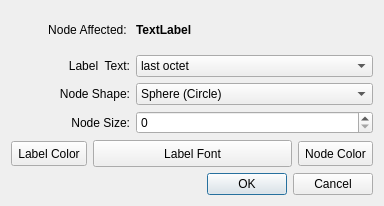
<?xml version="1.0" encoding="UTF-8"?>
<ui version="4.0">
 <class>nodeConfigurationDialog</class>
 <widget class="QDialog" name="nodeConfigurationDialog">
  <property name="geometry">
   <rect>
    <x>0</x>
    <y>0</y>
    <width>384</width>
    <height>206</height>
   </rect>
  </property>
  <property name="windowTitle">
   <string>Node Configuration</string>
  </property>
  <property name="windowIcon">
   <iconset resource="watcherResources.qrc">
    <normaloff>:/icons/resources/watcher.png</normaloff>:/icons/resources/watcher.png</iconset>
  </property>
  <layout class="QVBoxLayout" name="verticalLayout">
   <item>
    <layout class="QGridLayout" name="gridLayout">
     <item row="0" column="0">
      <widget class="QLabel" name="label_2">
       <property name="text">
        <string>Node Affected: </string>
       </property>
       <property name="alignment">
        <set>Qt::AlignRight|Qt::AlignTrailing|Qt::AlignVCenter</set>
       </property>
      </widget>
     </item>
     <item row="0" column="1" colspan="2">
      <widget class="QLabel" name="labelWhichNode">
       <property name="font">
        <font>
         <weight>75</weight>
         <bold>true</bold>
        </font>
       </property>
       <property name="text">
        <string>TextLabel</string>
       </property>
      </widget>
     </item>
     <item row="1" column="0">
      <widget class="QLabel" name="label">
       <property name="text">
        <string>Label  Text:</string>
       </property>
       <property name="alignment">
        <set>Qt::AlignRight|Qt::AlignTrailing|Qt::AlignVCenter</set>
       </property>
      </widget>
     </item>
     <item row="1" column="1" colspan="2">
      <widget class="QComboBox" name="labelComboBox">
       <item>
        <property name="text">
         <string>last octet</string>
        </property>
       </item>
       <item>
        <property name="text">
         <string>two octets</string>
        </property>
       </item>
       <item>
        <property name="text">
         <string>three octets</string>
        </property>
       </item>
       <item>
        <property name="text">
         <string>four octets</string>
        </property>
       </item>
       <item>
        <property name="text">
         <string>hostname</string>
        </property>
       </item>
       <item>
        <property name="text">
         <string>free form</string>
        </property>
       </item>
       <item>
        <property name="text">
         <string>none</string>
        </property>
       </item>
      </widget>
     </item>
     <item row="2" column="0">
      <widget class="QLabel" name="nodeShapeLabel">
       <property name="text">
        <string>Node Shape:</string>
       </property>
       <property name="alignment">
        <set>Qt::AlignRight|Qt::AlignTrailing|Qt::AlignVCenter</set>
       </property>
      </widget>
     </item>
     <item row="2" column="1" colspan="2">
      <widget class="QComboBox" name="nodeShapeComboBox">
       <item>
        <property name="text">
         <string>Sphere (Circle)</string>
        </property>
       </item>
       <item>
        <property name="text">
         <string>Cube (Square)</string>
        </property>
       </item>
       <item>
        <property name="text">
         <string>Torus (Circle)</string>
        </property>
       </item>
       <item>
        <property name="text">
         <string>Teapot (Square)</string>
        </property>
       </item>
       <item>
        <property name="text">
         <string>Pyramid (Triangle)</string>
        </property>
       </item>
      </widget>
     </item>
     <item row="3" column="0">
      <widget class="QLabel" name="nodeShapeLabel_2">
       <property name="text">
        <string>Node Size:</string>
       </property>
       <property name="alignment">
        <set>Qt::AlignRight|Qt::AlignTrailing|Qt::AlignVCenter</set>
       </property>
      </widget>
     </item>
     <item row="3" column="1" colspan="2">
      <widget class="QSpinBox" name="nodeSizeSpinBox"/>
     </item>
    </layout>
   </item>
   <item>
    <layout class="QHBoxLayout" name="horizontalLayout">
     <item>
      <widget class="QToolButton" name="labelColorButton">
       <property name="minimumSize">
        <size>
         <width>0</width>
         <height>25</height>
        </size>
       </property>
       <property name="text">
        <string>Label Color</string>
       </property>
      </widget>
     </item>
     <item>
      <widget class="QPushButton" name="labelFontButton">
       <property name="minimumSize">
        <size>
         <width>0</width>
         <height>27</height>
        </size>
       </property>
       <property name="text">
        <string>Label Font</string>
       </property>
      </widget>
     </item>
     <item>
      <widget class="QToolButton" name="nodeColorButton">
       <property name="minimumSize">
        <size>
         <width>0</width>
         <height>25</height>
        </size>
       </property>
       <property name="text">
        <string>Node Color</string>
       </property>
      </widget>
     </item>
    </layout>
   </item>
   <item>
    <widget class="QDialogButtonBox" name="buttonBox">
     <property name="orientation">
      <enum>Qt::Horizontal</enum>
     </property>
     <property name="standardButtons">
      <set>QDialogButtonBox::Cancel|QDialogButtonBox::Ok</set>
     </property>
    </widget>
   </item>
  </layout>
 </widget>
 <resources>
  <include location="watcherResources.qrc"/>
 </resources>
 <connections>
  <connection>
   <sender>buttonBox</sender>
   <signal>accepted()</signal>
   <receiver>nodeConfigurationDialog</receiver>
   <slot>accept()</slot>
   <hints>
    <hint type="sourcelabel">
     <x>248</x>
     <y>254</y>
    </hint>
    <hint type="destinationlabel">
     <x>157</x>
     <y>274</y>
    </hint>
   </hints>
  </connection>
  <connection>
   <sender>buttonBox</sender>
   <signal>rejected()</signal>
   <receiver>nodeConfigurationDialog</receiver>
   <slot>reject()</slot>
   <hints>
    <hint type="sourcelabel">
     <x>316</x>
     <y>260</y>
    </hint>
    <hint type="destinationlabel">
     <x>286</x>
     <y>274</y>
    </hint>
   </hints>
  </connection>
  <connection>
   <sender>labelColorButton</sender>
   <signal>clicked()</signal>
   <receiver>nodeConfigurationDialog</receiver>
   <slot>setNodeLabelColor()</slot>
   <hints>
    <hint type="sourcelabel">
     <x>54</x>
     <y>102</y>
    </hint>
    <hint type="destinationlabel">
     <x>191</x>
     <y>82</y>
    </hint>
   </hints>
  </connection>
  <connection>
   <sender>labelFontButton</sender>
   <signal>clicked()</signal>
   <receiver>nodeConfigurationDialog</receiver>
   <slot>setNodeLabelFont()</slot>
   <hints>
    <hint type="sourcelabel">
     <x>154</x>
     <y>103</y>
    </hint>
    <hint type="destinationlabel">
     <x>191</x>
     <y>82</y>
    </hint>
   </hints>
  </connection>
  <connection>
   <sender>nodeColorButton</sender>
   <signal>clicked()</signal>
   <receiver>nodeConfigurationDialog</receiver>
   <slot>setNodeColor()</slot>
   <hints>
    <hint type="sourcelabel">
     <x>253</x>
     <y>102</y>
    </hint>
    <hint type="destinationlabel">
     <x>191</x>
     <y>82</y>
    </hint>
   </hints>
  </connection>
  <connection>
   <sender>labelComboBox</sender>
   <signal>activated(QString)</signal>
   <receiver>nodeConfigurationDialog</receiver>
   <slot>setNodeLabel(QString)</slot>
   <hints>
    <hint type="sourcelabel">
     <x>220</x>
     <y>63</y>
    </hint>
    <hint type="destinationlabel">
     <x>191</x>
     <y>82</y>
    </hint>
   </hints>
  </connection>
  <connection>
   <sender>nodeShapeComboBox</sender>
   <signal>activated(QString)</signal>
   <receiver>nodeConfigurationDialog</receiver>
   <slot>setNodeShape(QString)</slot>
   <hints>
    <hint type="sourcelabel">
     <x>220</x>
     <y>93</y>
    </hint>
    <hint type="destinationlabel">
     <x>191</x>
     <y>105</y>
    </hint>
   </hints>
  </connection>
  <connection>
   <sender>nodeSizeSpinBox</sender>
   <signal>valueChanged(int)</signal>
   <receiver>nodeConfigurationDialog</receiver>
   <slot>setNodeSize(int)</slot>
   <hints>
    <hint type="sourcelabel">
     <x>167</x>
     <y>133</y>
    </hint>
    <hint type="destinationlabel">
     <x>191</x>
     <y>125</y>
    </hint>
   </hints>
  </connection>
 </connections>
 <slots>
  <slot>setNodeColor()</slot>
  <slot>setNodeLabelFont()</slot>
  <slot>setNodeLabelColor()</slot>
  <slot>setNodeLabel(QString)</slot>
  <slot>setNodeShape(QString)</slot>
  <slot>setNodeProperty(QString)</slot>
  <slot>setNodeSize(int)</slot>
  <slot>nodeClicked(int)</slot>
 </slots>
</ui>
